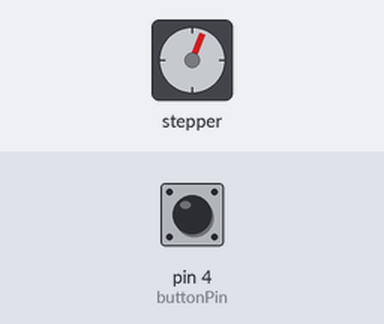
Simulated run of this sketch. Board: Arduino Uno, built with avr-gcc and run on an emulated ATmega328P. Parts: stepper motor. The test bench sets the inputs (shaded band); at power-on: pin 4 (buttonPin) HIGH. Stepper angles assume 2048 steps per turn; what the sketch prints to the serial monitor is not drawn.

Above: at 1.29 s.
1.3 s: pin 4 (buttonPin) pulled LOW for 0.15 s
At 1.98 s:
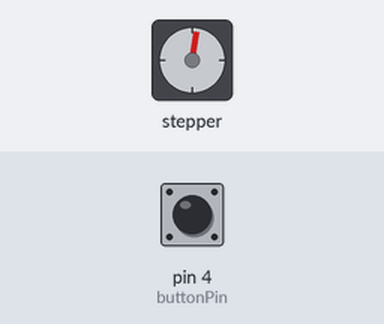
4.3 s: pin 4 (buttonPin) pulled LOW for 1 s
At 4.64 s:
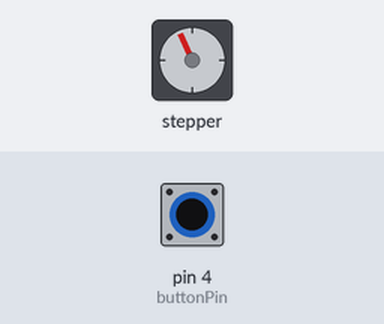
8.3 s: pin 4 (buttonPin) pulled LOW for 0.15 s
At 10.66 s:
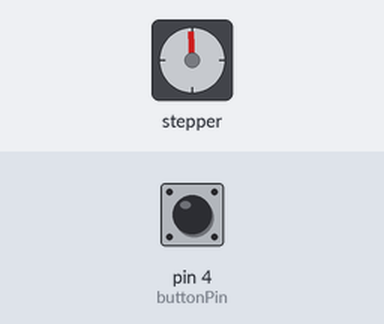
11.4 s: pin 4 (buttonPin) pulled LOW for 3.2 s
Timing chart, 0 to 29.7 s (numbered marks = the images above; inputs shaded):
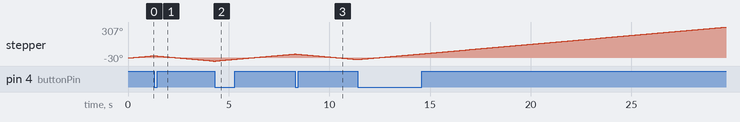

The sketch:

stepper_with_button.ino
```cpp
#include <Stepper.h>
int stepsPerRev=2048;//apparently this is based on the motor but i dont
int motorSpeed=3;
Stepper stepper1(stepsPerRev, 8, 10, 9, 11);//for some reason putting all those pins in numerical order doesnt allow for counterclockwise rotation at all
int buttonPin=4;
int motorDir=1;
int buttonStateNew;
int buttonStateOld=1;
void setup() {

Serial.begin(115200);
pinMode(buttonPin, INPUT);
digitalWrite(buttonPin, HIGH);
stepper1.setSpeed(motorSpeed);
}

void loop() {

buttonStateNew=digitalRead(buttonPin);
Serial.println(buttonStateNew);
if (buttonStateOld==1 && buttonStateNew==0){
  motorDir=motorDir*(-1);
}
stepper1.step(motorDir*1);
buttonStateOld=buttonStateNew;
}
```
